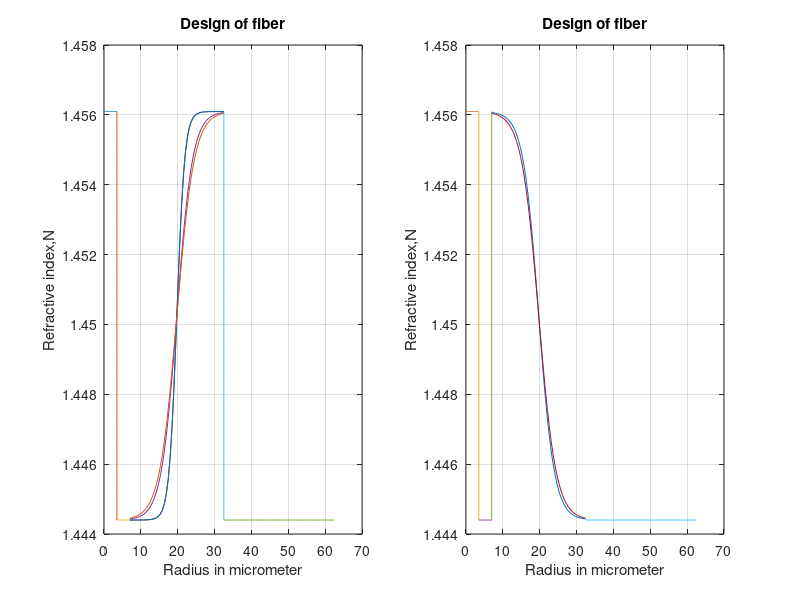

The MATLAB script that drew this image:

d=0.7*10;
x_init=linspace(0,d,50);
x_final=linspace(62.5-30,62.5,50);
x_mid=linspace(d,62.5-30,50);
n_clad=1.4444;
delta_val=.80;
n_core=n_clad*sqrt((100)/(100-2*delta_val));


k1=1;
k2=2;
k3=3;
k4=5;
l_max=n_core-n_clad;
x_plot=linspace(-6,6,50);
figure
subplot(1,2,1)
n_mids=(l_max./(1+exp(-k1*(x_plot))))+n_clad;
n_mids2=(l_max./(1+exp(-k2*(x_plot))))+n_clad;
n_mids3=(l_max./(1+exp(-0.9*(x_plot))))+n_clad;
plot(linspace(0,7/2,50),ones(1,50)*n_core)
hold on
plot(ones(1,50)*7/2,linspace(n_core,n_clad,50));
plot(linspace(7/2,7,50),ones(1,50)*n_clad)
plot(x_mid,n_mids)
plot(x_final,ones(1,50)*n_clad)
plot(ones(1,50)*x_mid(end),linspace(n_core,n_clad,50))
xlabel('Radius in micrometer')
ylabel('Refractive index,N')
title('Design of fiber')
grid on

plot(x_mid,n_mids2)
plot(x_mid,n_mids2)
plot(x_mid,n_mids3)

d=0.7*10;
x_init=linspace(0,d,50);
x_final=linspace(62.5-30,62.5,50);
x_mid=linspace(d,62.5-30,50);
n_clad=1.4444;
delta_val=.80;
n_core=n_clad*sqrt((100)/(100-2*delta_val));


k1=1;
k2=2;
k3=3;
k4=5;
l_max=n_core-n_clad;
x_plot=linspace(-6,6,50);
subplot(1,2,2)
n_mids=(l_max./(1+exp(k1*(x_plot))))+n_clad;
n_mids2=(l_max./(1+exp(k2*(x_plot))))+n_clad;
n_mids3=(l_max./(1+exp(0.9*(x_plot))))+n_clad;
plot(x_mid,n_mids)
hold on
plot(linspace(0,7/2,50),ones(1,50)*n_core)
plot(ones(1,50)*7/2,linspace(n_core,n_clad,50))
plot(linspace(7/2,7,50),ones(1,50)*n_clad)
plot(ones(1,50)*7,linspace(n_core,n_clad,50))
plot(linspace(x_mid(end),62.5,50),ones(1,50)*n_clad)
xlabel('Radius in micrometer')
ylabel('Refractive index,N')
title('Design of fiber')
grid on


plot(x_mid,n_mids3)
